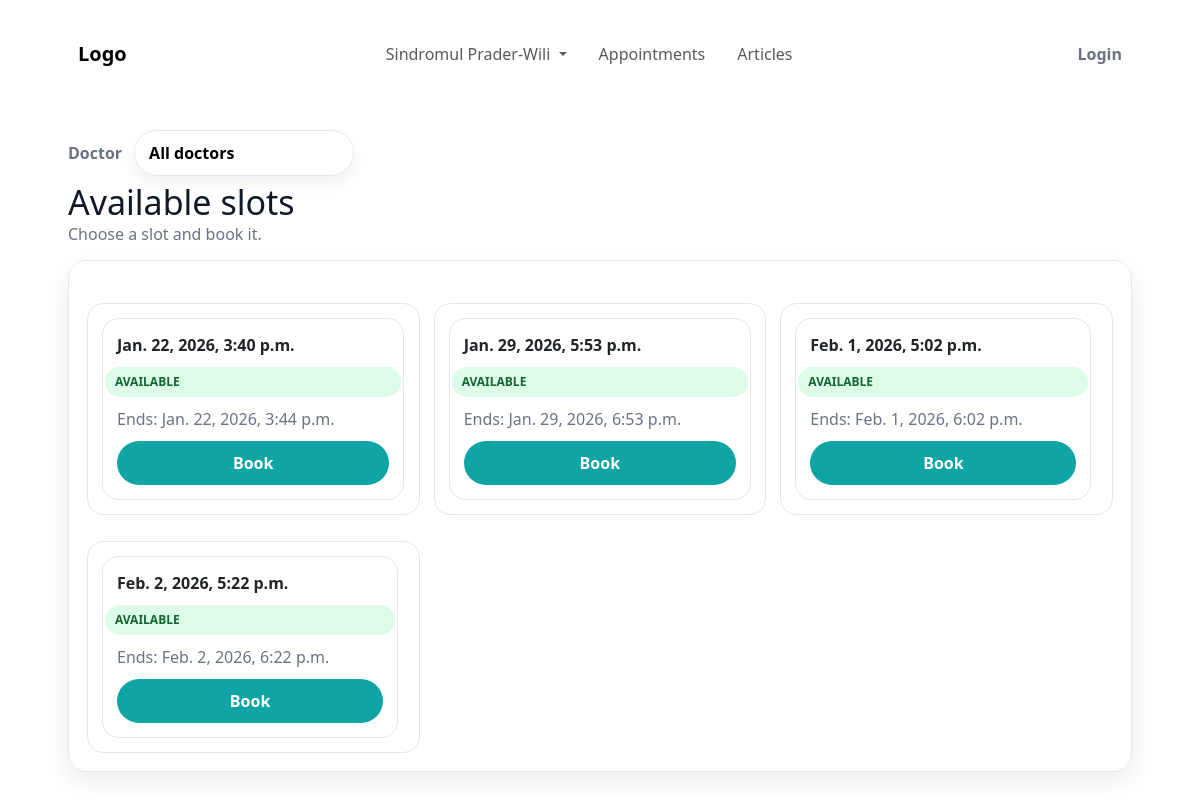
The app's page /appointments/slots/, older data.
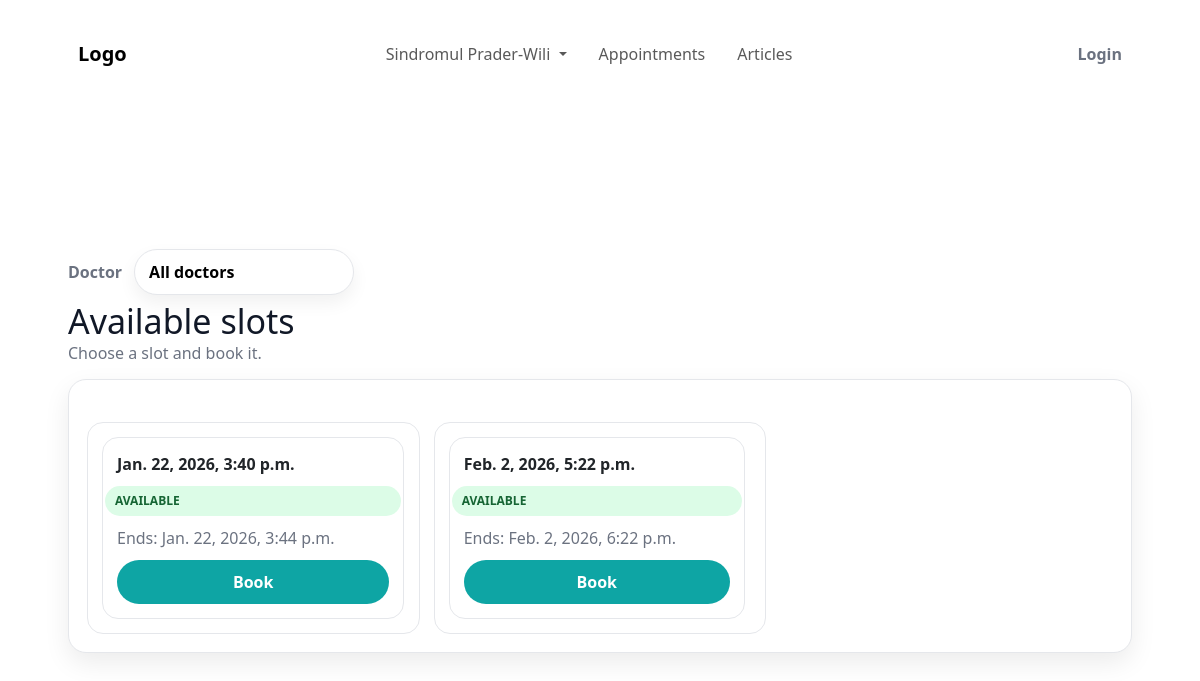
The same page, newer data.
### appointments/models.py (models this page shows, shortened)
class AppointmentSlot(models.Model):
    STATUS_CHOICES = [
        ("available", "Available"),
        ("booked", "Booked"),
        ("cancelled", "Cancelled"),
    ]
    doctor = models.ForeignKey(User, on_delete=models.CASCADE, related_name="slots")
    start_time = models.DateTimeField()
    end_time = models.DateTimeField()
    status = models.CharField(max_length=20, choices=STATUS_CHOICES, default="available")
    class Meta:
        indexes = [
            models.Index(fields=["doctor", "start_time", "status"]),
        ]

### appointments/views.py (the view)
# urls.py: path("slots/", views.available_slots, name="available_slots"),
def available_slots(request):
    booked_exists = Appointment.objects.filter(
        slot_id=OuterRef("pk"),
        status="booked",
    )
    qs = (
        AppointmentSlot.objects
        .filter(status="available", start_time__gte=timezone.now())
        .annotate(has_appt=Exists(booked_exists))
        .filter(has_appt=False)
        .select_related("doctor")
        .order_by("start_time")
    )
    doctors = User.objects.filter(is_staff=True).order_by("username")
    doctor_id = request.GET.get("doctor")
    if doctor_id:
        qs = qs.filter(doctor_id=doctor_id)
    slots = qs[:200]  # ✅ slice at the end
    return render(
        request,
        "appointments/available_slots.html",
        {"slots": slots, "doctors": doctors, "selected_doctor": doctor_id},
    )

### appointments/templates/appointments/available_slots.html (shortened to what this page needs)
{% load static %}
<!doctype html>
<html lang="en">
<head>
<link rel="stylesheet" href="{% static 'css/style.css' %}">
  <link rel="stylesheet" href="https://cdn.jsdelivr.net/npm/bootstrap@5.3.3/dist/css/bootstrap.min.css">
</head>
<body>
  {% include "index/navbar.html" %}
  <main class="container">
    <form class="filters" method="get">
  <label class="filter-label" for="doctor">Doctor</label>
  <select id="doctor" name="doctor" class="select" onchange="this.form.submit()">
    <option value="">All doctors</option>
  </select>
</form>
    <div class="top">
      <div>
        <h1>Available slots</h1>
        <div class="muted">Choose a slot and book it.</div>
      </div>
    </div>
    <div class="card">
      {% if slots %}
        <div class="grid">
          {% for s in slots %}
            <div class="slot">
              <div class="slot-inner">
                <div class="row">
                  <strong>{{ s.start_time }}</strong>
                  <span class="pill">AVAILABLE</span>
                </div>
                <div class="muted">Ends: {{ s.end_time }}</div>
                    <a class="btn" href="{% url 'appointments:book_slot' s.id %}">Book</a>
              </div>
            </div>
          {% endfor %}
        </div>
      {% else %}
        <p class="muted">No slots available.</p>
      {% endif %}
    </div>
  </main>
</body>
</html>

Row changes from the older to the newer data that the page shows:
no longer on this page (row edited): AppointmentSlot: start_time "Jan. 29, 2026, 5:53 p.m.", end_time "Jan. 29, 2026, 6:53 p.m."
no longer on this page (row edited): AppointmentSlot: start_time "Feb. 1, 2026, 5:02 p.m.", end_time "Feb. 1, 2026, 6:02 p.m."
